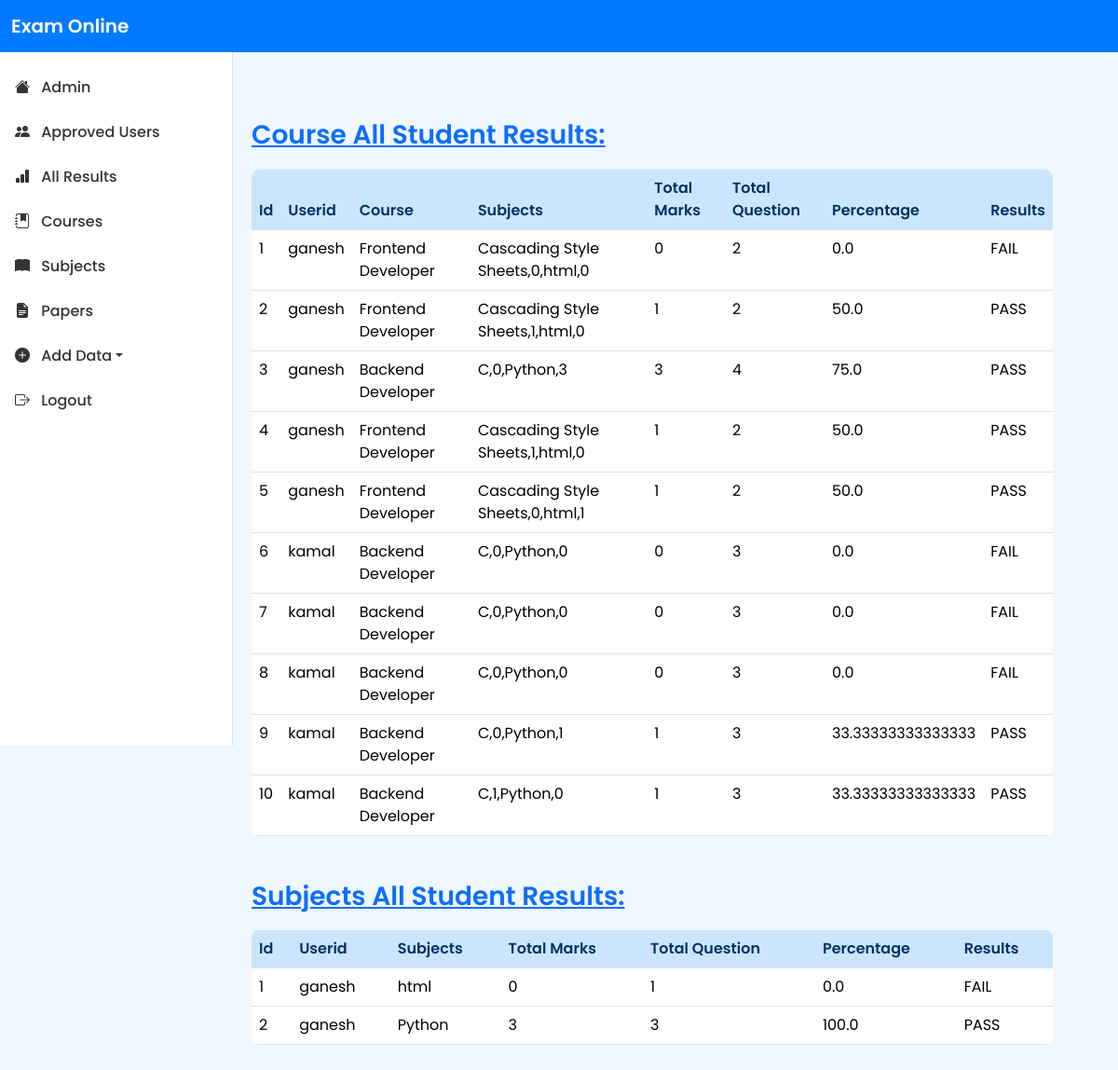
/examapp/allresults, run on an earlier commit of the app's database.
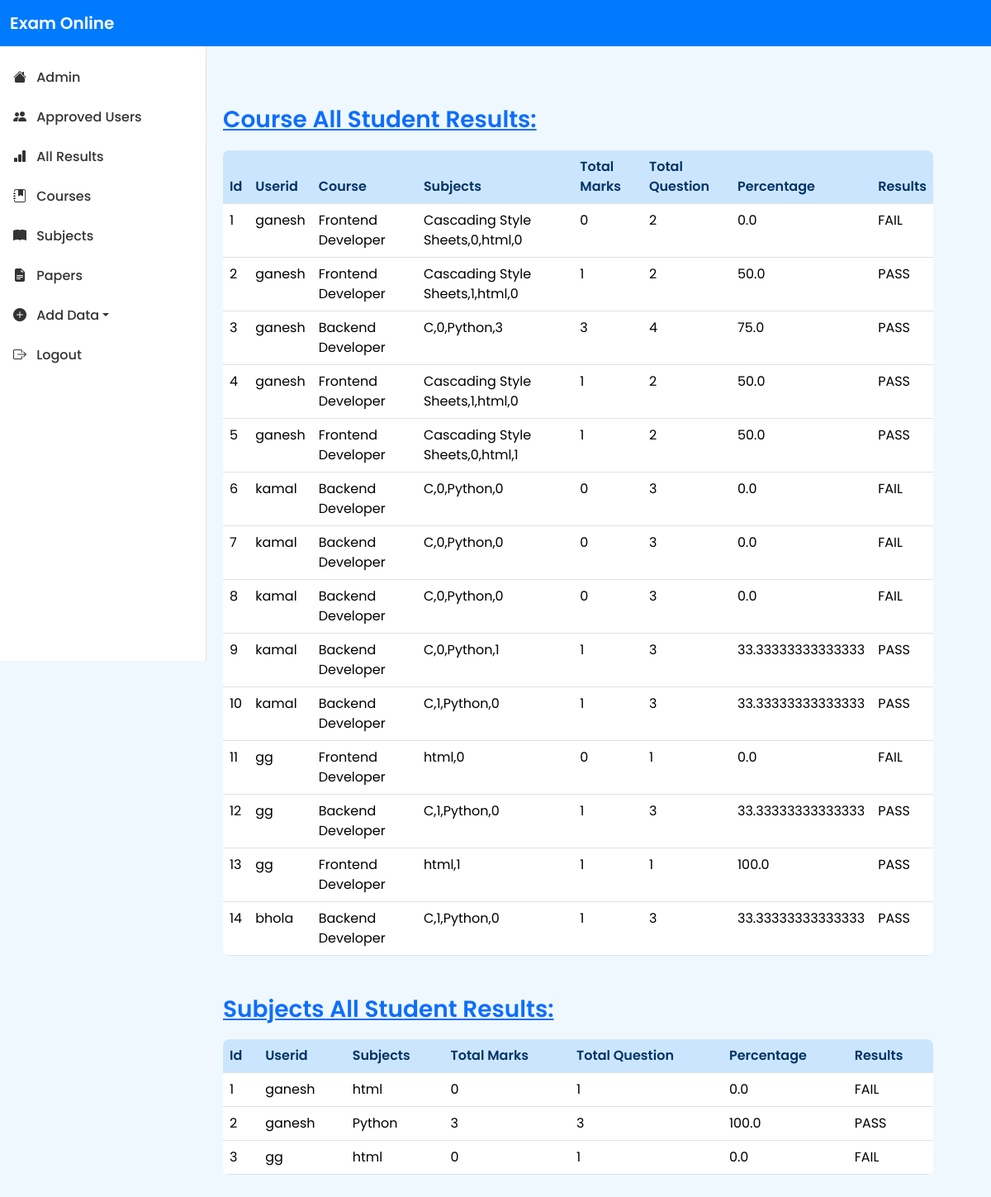
And on a later commit of the database.
### examapp/models.py (models this page shows, shortened)
class resultcoursemodel(models.Model):
    user = models.ForeignKey(usermodel, on_delete=models.CASCADE)
    course=models.CharField(max_length=100)
    subjects=models.CharField(max_length=100)
    marks = models.IntegerField()
    questions=models.IntegerField()
    percentage=models.FloatField()
    result=models.CharField(max_length=4)

class usermodel(models.Model):
    GENDER_CHOICES = [
        ('Male', 'Male'),
        ('Female', 'Female'),
    ]
    name = models.CharField(max_length=100)
    email=models.EmailField(unique=True)
    mobile_number=models.IntegerField(unique=True)
    userid=models.CharField(max_length=20,unique=True,)
    password=models.CharField(max_length=10,unique=True)
    status=models.BooleanField(default=False)
    dob=models.DateField()
    gender = models.CharField(max_length=6, choices=GENDER_CHOICES,default='male')
    def __str__(self):
        return self.userid

class resultsubjectmodel(models.Model):
    user = models.ForeignKey(usermodel, on_delete=models.CASCADE)
    subject=models.CharField(max_length=100)
    questions=models.IntegerField()
    marks = models.IntegerField()
    percentage=models.FloatField()
    result=models.CharField(max_length=4)

### examapp/views.py (the view)
# urls.py: path('allresults',views.results),
def results(request):
    course=resultcoursemodel.objects.all()
    subject=resultsubjectmodel.objects.all()
    return render(request,'results.html',{'courseresult':course,'subjectresult':subject})

### examapp/templates/results.html (shortened to what this page needs)
{% load static %}
<!DOCTYPE html>
<html lang="en">
<head>
    <link rel="stylesheet" href="{% static 'examapp/css/bootstrap.min.css' %}" />
    <link href="https://cdn.jsdelivr.net/npm/bootstrap-icons@1.10.5/font/bootstrap-icons.css" rel="stylesheet" />
    <link rel="stylesheet" href="{% static 'examapp/css/onlineadmin.css' %}">
</head>
<body>
    <nav class="navbar navbar-expand-lg bg-info fixed-top">
        <div class="container-fluid">
            <a class="navbar-brand text-white" href="/examapp/admin/101"> Exam Online </a>
        </div>
    </nav>
    <div class="sidebar d-none d-lg-block">
        <ul class="navbar-nav flex-column">
            <li class="nav-item active"><a class="nav-link" href="/examapp/admin/101"><i class="bi bi-house-fill"></i>
                    Admin</a></li>
            <li class="nav-item"><a class="nav-link" href="/examapp/viewusers"><i class="bi bi-people-fill"></i>
                    Approved Users</a></li>
            <li class="nav-item"><a class="nav-link" href="/examapp/allresults"><i class="bi bi-bar-chart-fill"></i>
                    All
                    Results</a></li>
            <li class="nav-item"><a class="nav-link" href="/examapp/courses"><i class="bi bi-journal-bookmark-fill"></i>
                    Courses</a></li>
            <li class="nav-item"><a class="nav-link" href="/examapp/subjects"><i class="bi bi-book-fill"></i>
                    Subjects</a></li>
            <li class="nav-item"><a class="nav-link" href="/examapp/paper"><i class="bi bi-file-earmark-text-fill"></i>
                    Papers</a></li>
            <li class="nav-item dropdown">
                <a class="nav-link dropdown-toggle" data-bs-toggle="dropdown" href="#"><i
                        class="bi bi-plus-circle-fill"></i> Add Data</a>
            </li>
            <li class="nav-item"><a class="nav-link" href="/examapp/home"><i class="bi bi-box-arrow-right"></i>
                    Logout</a></li>
        </ul>
    </div>
    <div class="admindata container-fluid">
        <h3 class="mt-5"><u>Course All Student Results:</u></h3>
        <table class="table table-hover ">
            <thead>
                <tr>
                    <th>Id</th>
                    <th>Userid</th>
                    <th>Course</th>
                    <th>Subjects</th>
                    <th>Total Marks</th>
                    <th>Total Question</th>
                    <th>Percentage</th>
                    <th>Results</th>
                </tr>
            </thead>
            {% for result in courseresult %}
            <tr>
                <td> {{result.id}}</td>
                <td> {{result.user}}</td>
                <td> {{result.course}}</td>
                <td> {{result.subjects}}</td>
                <td> {{result.marks}}</td>
                <td> {{result.questions}}</td>
                <td> {{result.percentage}}</td>
                <td> {{result.result}}</td>
            </tr>
            {% endfor %}
        </table>
        <h3 class="mt-5"><u>Subjects All Student Results:</u></h3>
        <table class="table table-hover ">
            <thead>
                <tr>
                    <th>Id</th>
                    <th>Userid</th>
                    <th>Subjects</th>
                    <th>Total Marks</th>
                    <th>Total Question</th>
                    <th>Percentage</th>
                    <th>Results</th>
                </tr>
            </thead>
            {% for result in subjectresult %}
            <tr>
                <td> {{result.id}}</td>
                <td> {{result.user}}</td>
                <td> {{result.subject}}</td>
                <td> {{result.marks}}</td>
                <td> {{result.questions}}</td>
                <td> {{result.percentage}}</td>
                <td> {{result.result}}</td>
            </tr>
            {% endfor %}
        </table>
    </div>
</body>
</html>

What changed in the data, as far as the page shows it:
added resultcoursemodel: id "11", user "gg", course "Frontend Developer", subjects "html,0", marks "0", questions "1", percentage "0.0", result "FAIL"
added resultcoursemodel: id "12", user "gg", course "Backend Developer", subjects "C,1,Python,0", marks "1", questions "3", percentage "33.33333333333333", result "PASS"
added resultcoursemodel: id "13", user "gg", course "Frontend Developer", subjects "html,1", marks "1", questions "1", percentage "100.0", result "PASS"
added resultcoursemodel: id "14", user "bhola", course "Backend Developer", subjects "C,1,Python,0", marks "1", questions "3", percentage "33.33333333333333", result "PASS"
added resultsubjectmodel: id "3", user "gg", subject "html", marks "0", questions "1", percentage "0.0", result "FAIL"
